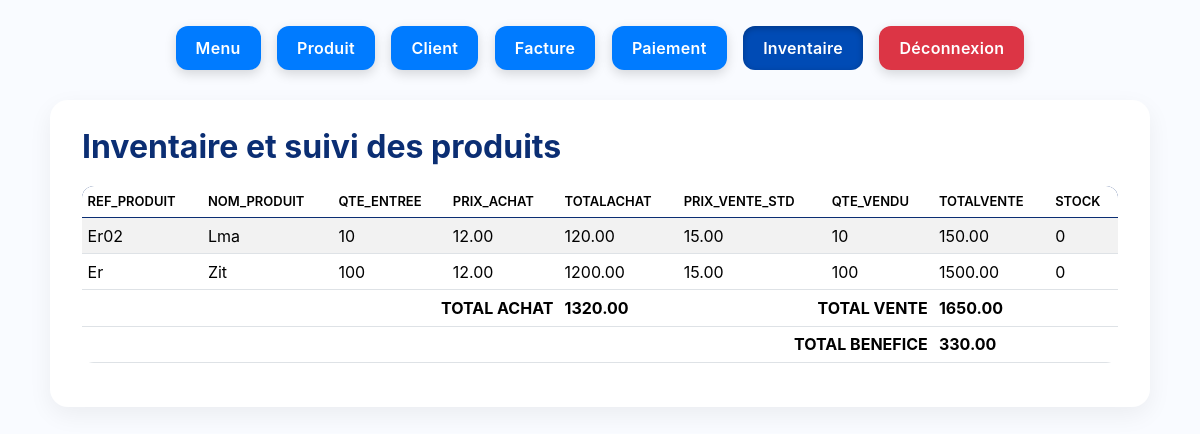
The page /inventory (signed in) on the database its author committed.
### app.py (models this page shows)
class Product(db.Model):
    __tablename__ = "products"
    id: Mapped[int] = mapped_column(primary_key=True)
    ref_produit: Mapped[str] = mapped_column(unique=True, nullable=False)  # Ensure uniqueness
    nom_produit: Mapped[str] = mapped_column(nullable=False)
    prix_achat: Mapped[float] = mapped_column(default=0.0)
    prix_std: Mapped[float] = mapped_column(default=0.0)
    entries = relationship("StockEntry", back_populates="product")
    lines = relationship("InvoiceLine", back_populates="product")

### app.py (the view)
@app.route("/inventory")
def inventory():
    products = Product.query.order_by(Product.nom_produit).all()
    rows = []
    total_achat = 0.0
    total_vente = 0.0
    for p in products:
        qin = db.session.scalar(db.select(func.coalesce(func.sum(StockEntry.qte_entree), 0)).where(StockEntry.product_id == p.id)) or 0
        qsold = db.session.scalar(
            db.select(func.coalesce(func.sum(InvoiceLine.qte_vnd), 0))
            .join(Facture, Facture.id == InvoiceLine.facture_id)
            .where(InvoiceLine.product_id == p.id, Facture.finalized == True)
        ) or 0
        qret = db.session.scalar(db.select(func.coalesce(func.sum(ReturnLine.qte_retour), 0)).where(ReturnLine.product_id == p.id)) or 0
        available = qin - qsold + qret
        prod_sales = db.session.scalar(
            db.select(func.coalesce(func.sum(InvoiceLine.qte_vnd * InvoiceLine.prix_vnt), 0.0))
            .join(Facture, Facture.id == InvoiceLine.facture_id)
            .where(InvoiceLine.product_id == p.id, Facture.finalized == True)
        ) or 0.0
        prod_returns = db.session.scalar(
            db.select(func.coalesce(func.sum(ReturnLine.qte_retour * ReturnLine.prix_vnt), 0.0))
            .where(ReturnLine.product_id == p.id)
        ) or 0.0
        totalvente = float(prod_sales - prod_returns)
        totalachat = float(qin * (p.prix_achat or 0.0))
        rows.append({
            "ref": p.ref_produit, "nom": p.nom_produit,
            "qte_entree": qin, "prix_achat": p.prix_achat,
            "total_achat": totalachat, "prix_vente_std": p.prix_std,
            "qte_vendu": max(qsold - qret, 0), "total_vente": totalvente,
            "stock": available
        })
        total_achat += totalachat
        total_vente += totalvente
    total_benef = total_vente - total_achat
    return render_template("inventory.html", rows=rows, total_achat=total_achat, total_vente=total_vente, total_benef=total_benef)

### app.py (called while the page is built)
@app.before_request
def _auth_gate():
    ep = request.endpoint or ""
    if ep.split(".")[0] in PUBLIC_ENDPOINTS or request.path == "/favicon.ico":
        return
    if not session.get("logged_in"):
        return redirect(url_for("login", next=request.path))

@app.context_processor
def inject_now():
    from dateutil import tz
    return {"now": datetime.now(tz.tzlocal()), "TVA_RATE": TVA_RATE}

@app.context_processor
def expose_helpers_to_jinja():
    return {
        "client_balance": client_balance,
        "invoice_totals_by_client": invoice_totals_by_client,
        "payments_applied_by_client": payments_applied_by_client,
    }

### templates/inventory.html
{% extends "layout.html" %}
{% block content %}
<h2>Inventaire et suivi des produits</h2>
<table class="table table-sm table-striped">
  <thead><tr>
    <th>REF_PRODUIT</th><th>NOM_PRODUIT</th><th>QTE_ENTREE</th><th>PRIX_ACHAT</th>
    <th>TOTALACHAT</th><th>PRIX_VENTE_STD</th><th>QTE_VENDU</th><th>TOTALVENTE</th><th>STOCK</th>
  </tr></thead>
  <tbody>
    {% for r in rows %}
      <tr>
        <td>{{ r.ref }}</td><td>{{ r.nom }}</td>
        <td>{{ r.qte_entree }}</td>
        <td>{{ '%.2f'|format(r.prix_achat) }}</td>
        <td>{{ '%.2f'|format(r.total_achat) }}</td>
        <td>{{ '%.2f'|format(r.prix_vente_std) }}</td>
        <td>{{ r.qte_vendu }}</td>
        <td>{{ '%.2f'|format(r.total_vente) }}</td>
        <td>{{ r.stock }}</td>
      </tr>
    {% endfor %}
  </tbody>
  <tfoot>
    <tr class="fw-bold"><td colspan="4" class="text-end">TOTAL ACHAT</td><td>{{ '%.2f'|format(total_achat) }}</td><td colspan="2" class="text-end">TOTAL VENTE</td><td>{{ '%.2f'|format(total_vente) }}</td><td></td></tr>
    <tr class="fw-bold"><td colspan="7" class="text-end">TOTAL BENEFICE</td><td>{{ '%.2f'|format(total_benef) }}</td><td></td></tr>
  </tfoot>
</table>
{% endblock %}

### static/css/style.css (style rules this page uses)
body { background: linear-gradient(180deg, #f8fbff 0%, #ffffff 60%); font-family: "Inter", "Segoe UI", Arial, sans-serif; color: #222; margin: 0; padding: 20px 0 40px; }
h1, .h1, h2, .h2 { font-weight: 700; color: #0b2e73; margin-bottom: 20px; }
table { border-collapse: separate; border-spacing: 0; }
.table { border-radius: 12px; overflow: hidden; }
.table thead { background: #0b2e73; color: #fff; border-bottom: 2px solid #0b2e73; }
.table th { font-weight: 600; text-transform: uppercase; font-size: 13px; }
.table tbody tr:nth-child(even) { background: #f7f9fc; }

### templates/layout.html (style rules this page uses)
body { padding: 20px; background: #f9fbff; }
.table-sm td, .table-sm th { padding: .35rem; }

### rows shown on the page
Product: ref "Er02", nom "Lma", qte_entree "10", prix_achat "12.00", total_achat "120.00", prix_vente_std "15.00", qte_vendu "10", total_vente "150.00", stock "0"
Product: ref "Er", nom "Zit", qte_entree "100", prix_achat "12.00", total_achat "1200.00", prix_vente_std "15.00", qte_vendu "100", total_vente "1500.00", stock "0"

### other values the page prints
{{ '%.2f'|format(total_achat) }} "1320.00"
{{ '%.2f'|format(total_vente) }} "1650.00"
{{ '%.2f'|format(total_benef) }} "330.00"
